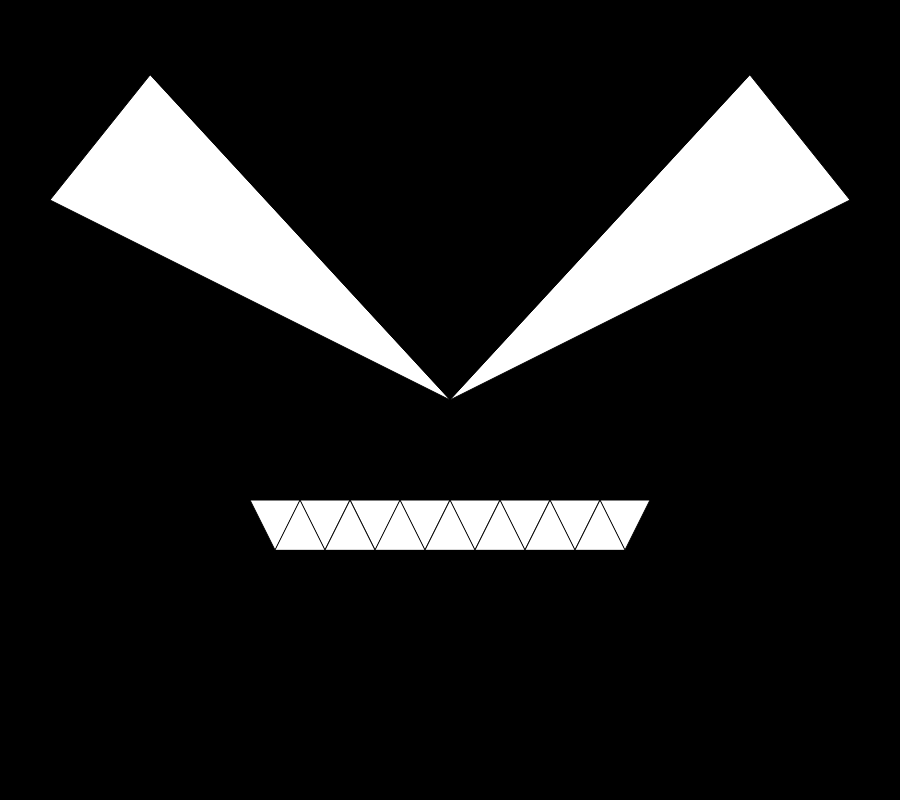
Frame 1 (no input)
Frame 60 (no input): identical to frame 1, image omitted
Frame 120 (the mouse pressed at the canvas centre since frame 60): identical to frame 1, image omitted

The p5.js sketch that drew this single still picture (run headless with seeded random() and noise() and a simulated clock; from frame 60 on, the mouse is pressed at the canvas centre):

// p5.js sketch
// ── sketch.js
var ohio = 0



function setup() {
  createCanvas(900, 800);
} 

function draw() {
  background(0,0 ,0 );


  triangle(450,400,   50,200,    150,75)
  triangle(750,75 ,850,200,   450,400)  

  
triangle(300,500,    250,500,    275,550)
 triangle(300,500,    350,500,   325,550) 
 triangle(400,500,350,500,375,550) 
triangle(400,500,450,500,425,550)
triangle(450,500,500,500,475,550)
triangle(500,500,550,500,525,550)
triangle(550,500,600,500,575,550)
triangle(600,500,650,500,625,550)  

   triangle(275,550, 300,500, 325,550)
   triangle(325,550,350,500,375,550)
   triangle(375,550,400,500,425,550)
   triangle(425,550,450,500,475,550)     
   triangle(475,550,500,500,525,550)
   triangle(525,550,550,500,575,550)
   triangle(575,550,600,500,625,550)
  
   ohio=ohio+5
  
  
  
  
  

}
